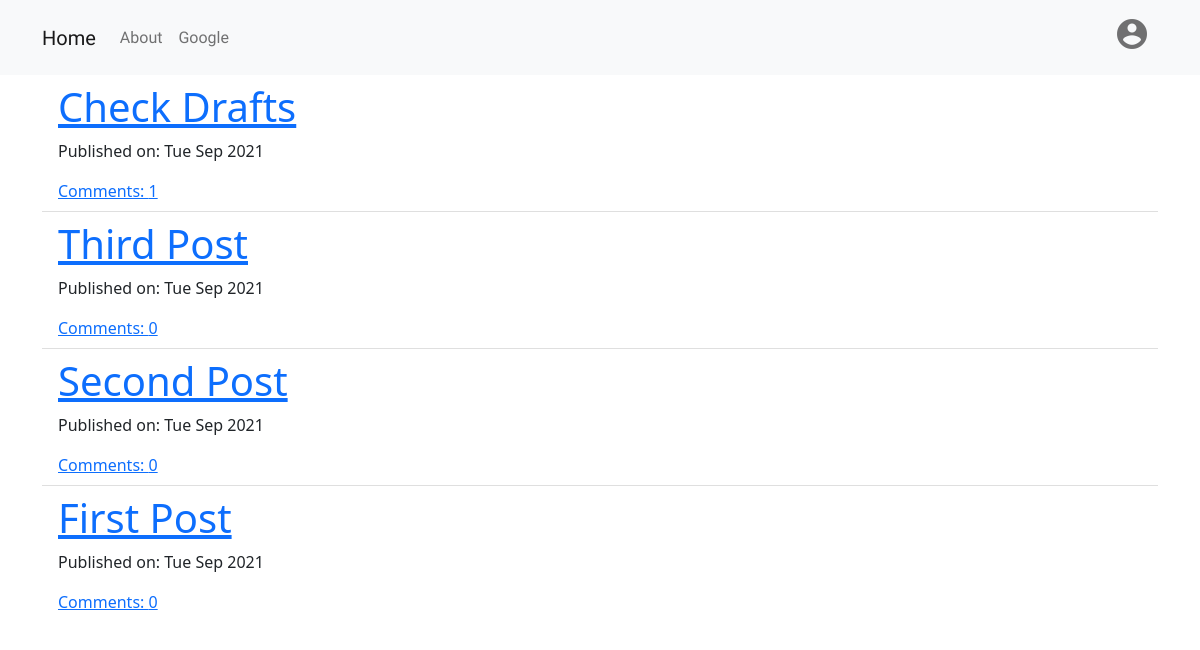
The page / on the database its author committed.
### blog/models.py (models this page shows, shortened)
class Post(models.Model):
    author = models.ForeignKey('auth.User', on_delete=models.DO_NOTHING)
    title = models.CharField(max_length=200)
    text = models.TextField()
    create_date = models.DateTimeField(default=timezone.now)
    published_date = models.DateTimeField(blank=True, null=True)
    def approve_comments(self):
        return self.comments.filter(approved_comment=True)

### blog/views.py (the view)
# urls.py: url(r'^$', views.PostListView.as_view(), name='post_list'),
class PostListView(ListView):
    model = Post
    def get_queryset(self):
        return Post.objects.filter(published_date__lte=timezone.now()).order_by('-published_date')

### blog/templates/blog/post_list.html
{% extends 'blog/base.html' %}
{% block content %}
<div class="centerstage">
    <ul class="list-group list-group-flush">
    {% for post in post_list %}
        <li class="list-group-item">
        <h1><a href="{% url 'post_detail' pk=post.pk %}">{{ post.title }}</a></h1>
        <div class="date">
            <p>Published on: {{ post.published_date|date:"D M Y" }}</p>
        </div>
        <a href="{% url 'post_detail' pk=post.pk %}">Comments: {{ post.approve_comments.count }}</a>
        </li>
    {% endfor %}
    </ul>
</div>
{% endblock %}

### blog/templates/blog/base.html (shortened to what this page needs)
<!DOCTYPE html>
{% load static %}
<html lang="en">
<head>
    <link href="https://cdn.jsdelivr.net/npm/bootstrap@5.1.1/dist/css/bootstrap.min.css" rel="stylesheet">
    <link rel="stylesheet" href="//cdn.jsdelivr.net/npm/medium-editor@latest/dist/css/medium-editor.min.css" type="text/css" media="screen" charset="utf-8">
    <link rel="stylesheet" href="{% static 'css/blog.css' %}">
</head>
<body>
    <nav class="navbar navbar-expand-lg navbar-light bg-light" style="font-family: 'Yaldevi', sans-serif;">
        <div class="container">
            <a class="navbar-brand" href="{% url 'post_list' %}">Home</a>
            <ul class="navbar-nav me-auto mb-2 mb-lg-0">
            <li><a class="nav-link" href="{% url 'about' %}">About</a></li>
            <li><a class="nav-link" href="https://www.google.com">Google</a></li>
            </ul>
            <nav class="nav navbar-nav navbar-right">
                {% if user.is_authenticated %}
                <li class="nav-item dropdown">
                    <a class="nav-link dropdown-toggle" href="#" id="navbarDropdown" role="button" data-bs-toggle="dropdown" aria-expanded="false">
                        {{user.username}}
                    </a>
                    <ul class="dropdown-menu" aria-labelledby="navbarDropdown">
                      <li><a class="dropdown-item" href="{% url 'post_new' %}">New Post</a></li>
                      <li><a class="dropdown-item" href="{% url 'post_draft_list' %}">Drafts</a></li>
                      <li><hr class="dropdown-divider"></li>
                      <li><a class="dropdown-item" href="{% url 'logout' %}">Logout</a></li>
                    </ul>
                  </li>
                <!-- <li>
                    <a class="nav-link" href="{% url 'post_new' %}">New Post</a>
                </li>
                <li>
                    <a class="nav-link" href="{% url 'post_draft_list' %}">Drafts</a>
                </li>
                <li>
                    <a class="nav-link" href="{% url 'logout' %}"><span class="material-icons">logout</span></a>
                </li>
                <li>
                    <a class="nav-link">Welcome {{user.username}}</a>
                </li> -->
                {% else %}
                <a class="nav navbar-right nav-link" href="{% url 'login' %}"><span class="material-icons" style="font-size:36px;">account_circle</span></a>
                {% endif %}
            </nav>
        </nav>
                <div class="content container">
                    <div class="row">
                        <div class="col-mid-8">
                            <div class="blog-posts">
                                {% block content %}
                                {% endblock %}
                            </div>
                        </div>
                    </div>
                </div>
</body>
</html>

### blog/static/css/blog.css (style rules this page uses)
.centerstage { margin-left: auto; margin-right: auto; }
.material-icons { align-items: center; }

### rows shown on the page
Post: title "Check Drafts", published_date "Tue Sep 2021", approve_comments.count "1"
Post: title "Third Post", published_date "Tue Sep 2021", approve_comments.count "0"
Post: title "Second Post", published_date "Tue Sep 2021", approve_comments.count "0"
Post: title "First Post", published_date "Tue Sep 2021", approve_comments.count "0"
